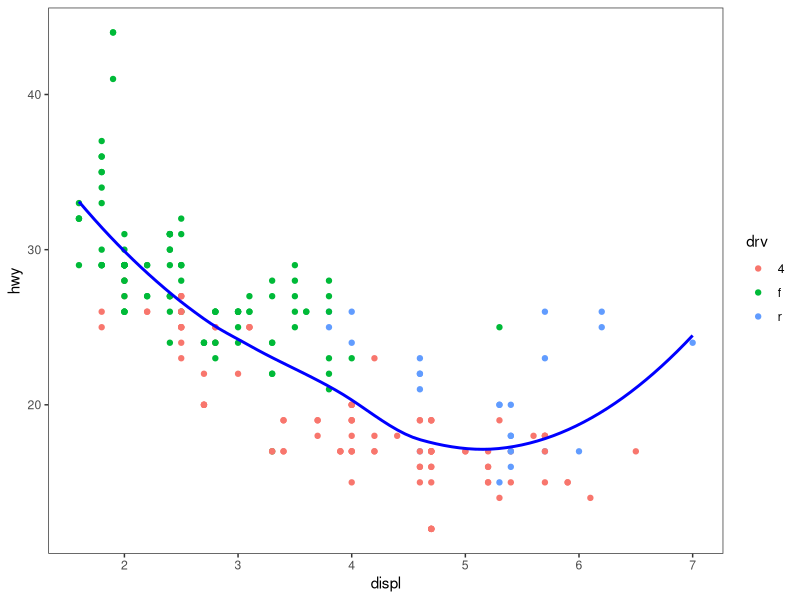

Write R code to recreate this figure.
# MSSV : 23166049 Đỗ Huỳnh Duy Long
# MSSV : 23166054 Nguyễn Nhật Minh
# MSSV : 23166096 Lê Thanh Tài
library(ggplot2)

# Vẽ biểu đồ
ggplot(
  data = mpg, 
  mapping = aes(x = displ, y = hwy, color = drv)
) +
  geom_point() + # các điểm dữ liệu
  geom_smooth(method = "loess", se = FALSE, color = "blue") + # đường cong màu xanh
  theme_bw() +
  theme(
    panel.grid = element_blank() # Xóa toàn bộ lưới nền
  )



#Phân tích biểu đồ biểu thi 3 mối quan hệ giữa dung tích động cơ và quãng đường cao tốc trên mỗi gallon của phương tiện, với các điểm dữ liệu của loại hệ dẫn động

#Quan hệ giữa displ và hwy 
  # + Trục hoành (displ) đại diện cho dung tích của động cơ, tính bằng lít
  # + Trục tung (hwy) biểu thị số dặm trung bình trên mỗi gallon nhiên liệu mà phương tiện đi được trên đường cao tốc
  # + Dựa vào đường hồi quy loess (màu xanh dương) tổng thể, có xu hướng giảm dần của hwy khi displ tăng lên, cho thấy rằng các phương tiện có động cơ lớn hơn thường có mức tiết kiệm nhiên liệu thấp hơn trên đường cao tốc
#Phân nhóm theo drv  
  # + Các điểm dữ liệu được tô màu dựa trên biến drv, đại diện cho kiểu dẫn động:
    # + 4: Dẫn động 4 bánh
    # + f: Dẫn động cầu trước
    # + r: Dẫn động cầu sau
  # + Mỗi loại dẫn động có xu hướng phân bố khác nhau theo dung tích động cơ và hiệu quả nhiên liệu
  # + Phương tiện dẫn động cầu trước (f) thường có dung tích động cơ nhỏ hơn và tiết kiệm nhiên liệu tốt hơn
  # + Phương tiện dẫn động cầu sau (r) có sự phân bố rộng hơn ở các dung tích động cơ lớn và có xu hướng tiêu hao nhiên liệu cao hơn
  # + Phương tiện dẫn động 4 bánh (4) tập trung ở mức dung tích trung bình và có mức tiết kiệm nhiên liệu thấp hơn so với các phương tiện dẫn động cầu trước
#Đường cong hồi quy loess
  # + Đường hồi quy cho thấy mối quan hệ phi tuyến giữa displ và hwy
  # + Khi dung tích động cơ tăng từ 2 đến 5 lít, mức tiết kiệm nhiên liệu giảm dần
  # + Từ khoảng 5 lít trở đi, mức tiết kiệm nhiên liệu dường như ổn định hơn, với ít sự thay đổi khi displ tiếp tục tăng
  
#Tổng kết
  #Biểu đồ cho thấy một mối quan hệ tiêu cực giữa dung tích động cơ và mức tiết kiệm nhiên liệu
  #Phương tiện có dung tích động cơ lớn hơn thường có xu hướng tiêu hao nhiên liệu cao hơn
  #Loại dẫn động cũng đóng vai trò quan trọng, với phương tiện dẫn động cầu trước có hiệu quả nhiên liệu cao hơn, trong khi phương tiện dẫn động cầu sau và 4 bánh có xu hướng tiêu thụ nhiên liệu cao hơn, đặc biệt ở các mức dung tích động cơ lớn hơn
